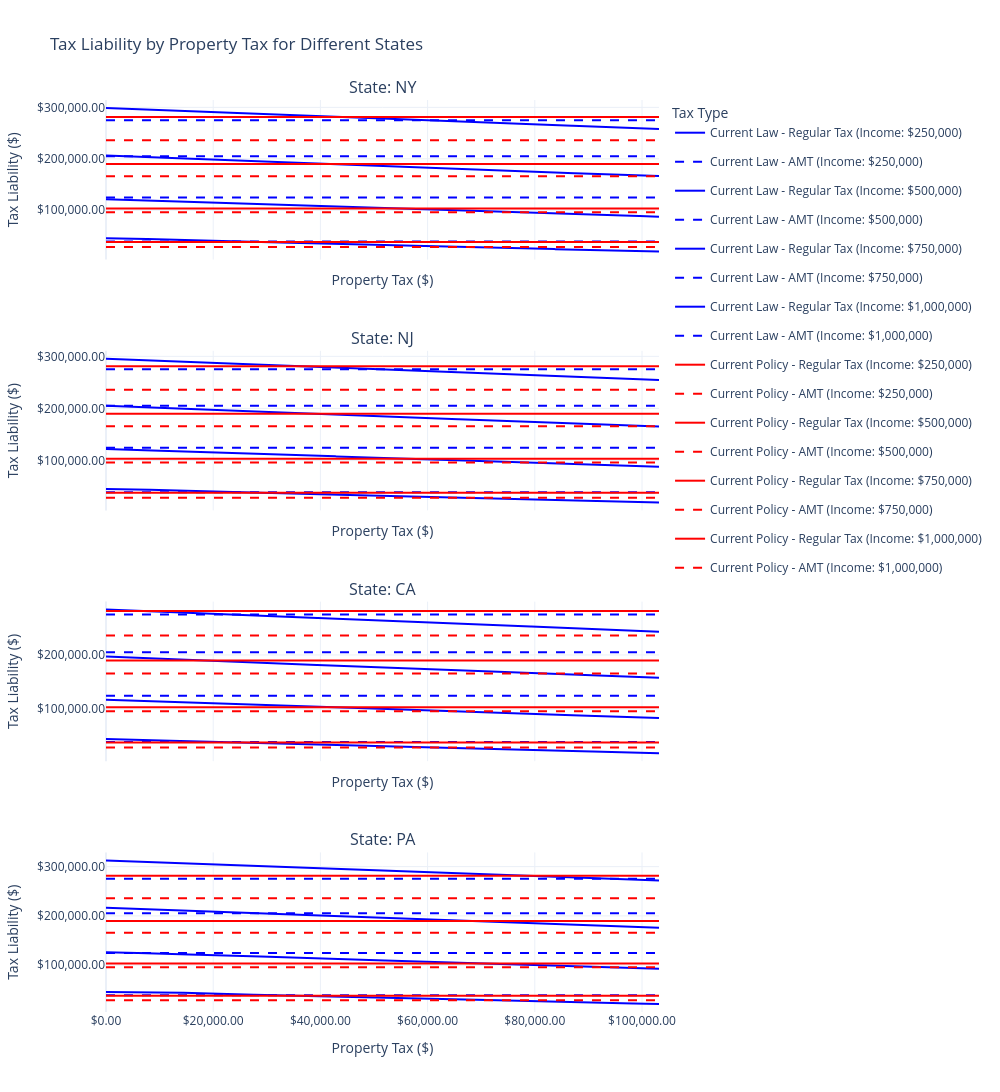

The code cell stored with this chart in its notebook:
### Code cell
import matplotlib.pyplot as plt
import seaborn as sns
import pandas as pd
import numpy as np
from matplotlib.ticker import StrMethodFormatter
import plotly.express as px
import plotly.graph_objects as go
from plotly.subplots import make_subplots

# Assuming your DataFrame is already created and called effective_cap_df
# Let's create a plot for each state

# Get unique states
states = effective_cap_df['state'].unique()

# Create interactive Plotly visualization
fig = make_subplots(rows=len(states), cols=1, 
                    subplot_titles=[f"State: {state}" for state in states],
                    vertical_spacing=0.1,
                    shared_xaxes=True)

# Colors for different policies
colors = {'Current Law': 'blue', 'Current Policy': 'red'}

# For each state, create a plot
for i, state in enumerate(states):
    state_data = effective_cap_df[effective_cap_df['state'] == state]
    
    # Group by policy and income to get different lines
    for policy in state_data['policy'].unique():
        for income in state_data['income'].unique():
            filter_data = state_data[(state_data['policy'] == policy) & 
                                    (state_data['income'] == income)]
            
            # Sort by property tax to ensure lines are connected properly
            filter_data = filter_data.sort_values('property_tax')
            
            # Add regular tax line
            fig.add_trace(
                go.Scatter(
                    x=filter_data['property_tax'],
                    y=filter_data['regular_tax'],
                    mode='lines',
                    name=f"{policy} - Regular Tax (Income: ${income:,})",
                    line=dict(color=colors[policy]),
                    hovertemplate="<b>%{fullData.name}</b><br>" +
                                 "Property Tax: $%{x:,.2f}<br>" +
                                 "Regular Tax: $%{y:,.2f}<br>" +
                                 "SALT Deduction: $%{customdata[0]:,.2f}<br>" +
                                 "Sales Tax: $%{customdata[1]:,.2f}<br>",
                    customdata=np.stack((filter_data['salt_deduction'], 
                                        filter_data['sales_tax']), axis=1),
                    legendgroup=f"{policy}-{income}-regular",
                    showlegend=i==0  # Only show in legend for first state
                ),
                row=i+1, col=1
            )
            
            # Add AMT line
            fig.add_trace(
                go.Scatter(
                    x=filter_data['property_tax'],
                    y=filter_data['amt'],
                    mode='lines',
                    name=f"{policy} - AMT (Income: ${income:,})",
                    line=dict(color=colors[policy], dash='dash'),
                    hovertemplate="<b>%{fullData.name}</b><br>" +
                                 "Property Tax: $%{x:,.2f}<br>" +
                                 "AMT: $%{y:,.2f}<br>" +
                                 "SALT Deduction: $%{customdata[0]:,.2f}<br>" +
                                 "Sales Tax: $%{customdata[1]:,.2f}<br>",
                    customdata=np.stack((filter_data['salt_deduction'], 
                                        filter_data['sales_tax']), axis=1),
                    legendgroup=f"{policy}-{income}-amt",
                    showlegend=i==0  # Only show in legend for first state
                ),
                row=i+1, col=1
            )

# Update layout
fig.update_layout(
    height=300*len(states),
    width=1000,
    title_text="Tax Liability by Property Tax for Different States",
    legend_title="Tax Type",
    template="plotly_white",
    hovermode="closest"
)

# Update axes
fig.update_xaxes(title_text="Property Tax ($)", tickprefix="$", tickformat=",.2f")
fig.update_yaxes(title_text="Tax Liability ($)", tickprefix="$", tickformat=",.2f")

# Show figure
fig.show()

### Figure 1 — Plotly figure (JSON) as saved in the notebook; plotly's stock layout.template omitted (floating-point values rounded to 4 significant figures; data arrays with more than 128 entries replaced by an {"elided": "..."} marker saying what was removed)
{"data": [{"customdata": {"elided": "1001x2 float values"}, "hovertemplate": "<b>%{fullData.name}</b><br>Property Tax: $%{x:,.2f}<br>Regular Tax: $%{y:,.2f}<br>SALT Deduction: $%{customdata[0]:,.2f}<br>Sales Tax: $%{customdata[1]:,.2f}<br>", "legendgroup": "Current Law-250000-regular", "line": {"color": "blue"}, "mode": "lines", "name": "Current Law - Regular Tax (Income: $250,000)", "showlegend": true, "type": "scatter", "x": {"elided": "1001 float values"}, "xaxis": "x", "y": {"elided": "1001 float values"}, "yaxis": "y"}, {"customdata": {"elided": "1001x2 float values"}, "hovertemplate": "<b>%{fullData.name}</b><br>Property Tax: $%{x:,.2f}<br>AMT: $%{y:,.2f}<br>SALT Deduction: $%{customdata[0]:,.2f}<br>Sales Tax: $%{customdata[1]:,.2f}<br>", "legendgroup": "Current Law-250000-amt", "line": {"color": "blue", "dash": "dash"}, "mode": "lines", "name": "Current Law - AMT (Income: $250,000)", "showlegend": true, "type": "scatter", "x": {"elided": "1001 float values"}, "xaxis": "x", "y": {"elided": "1001 int values"}, "yaxis": "y"}, {"customdata": {"elided": "1001x2 float values"}, "hovertemplate": "<b>%{fullData.name}</b><br>Property Tax: $%{x:,.2f}<br>Regular Tax: $%{y:,.2f}<br>SALT Deduction: $%{customdata[0]:,.2f}<br>Sales Tax: $%{customdata[1]:,.2f}<br>", "legendgroup": "Current Law-500000-regular", "line": {"color": "blue"}, "mode": "lines", "name": "Current Law - Regular Tax (Income: $500,000)", "showlegend": true, "type": "scatter", "x": {"elided": "1001 float values"}, "xaxis": "x", "y": {"elided": "1001 float values"}, "yaxis": "y"}, {"customdata": {"elided": "1001x2 float values"}, "hovertemplate": "<b>%{fullData.name}</b><br>Property Tax: $%{x:,.2f}<br>AMT: $%{y:,.2f}<br>SALT Deduction: $%{customdata[0]:,.2f}<br>Sales Tax: $%{customdata[1]:,.2f}<br>", "legendgroup": "Current Law-500000-amt", "line": {"color": "blue", "dash": "dash"}, "mode": "lines", "name": "Current Law - AMT (Income: $500,000)", "showlegend": true, "type": "scatter", "x": {"elided": "1001 float values"}, "xaxis": "x", "y": {"elided": "1001 float values"}, "yaxis": "y"}, {"customdata": {"elided": "1001x2 float values"}, "hovertemplate": "<b>%{fullData.name}</b><br>Property Tax: $%{x:,.2f}<br>Regular Tax: $%{y:,.2f}<br>SALT Deduction: $%{customdata[0]:,.2f}<br>Sales Tax: $%{customdata[1]:,.2f}<br>", "legendgroup": "Current Law-750000-regular", "line": {"color": "blue"}, "mode": "lines", "name": "Current Law - Regular Tax (Income: $750,000)", "showlegend": true, "type": "scatter", "x": {"elided": "1001 float values"}, "xaxis": "x", "y": {"elided": "1001 float values"}, "yaxis": "y"}, {"customdata": {"elided": "1001x2 float values"}, "hovertemplate": "<b>%{fullData.name}</b><br>Property Tax: $%{x:,.2f}<br>AMT: $%{y:,.2f}<br>SALT Deduction: $%{customdata[0]:,.2f}<br>Sales Tax: $%{customdata[1]:,.2f}<br>", "legendgroup": "Current Law-750000-amt", "line": {"color": "blue", "dash": "dash"}, "mode": "lines", "name": "Current Law - AMT (Income: $750,000)", "showlegend": true, "type": "scatter", "x": {"elided": "1001 float values"}, "xaxis": "x", "y": {"elided": "1001 int values"}, "yaxis": "y"}, {"customdata": {"elided": "1001x2 float values"}, "hovertemplate": "<b>%{fullData.name}</b><br>Property Tax: $%{x:,.2f}<br>Regular Tax: $%{y:,.2f}<br>SALT Deduction: $%{customdata[0]:,.2f}<br>Sales Tax: $%{customdata[1]:,.2f}<br>", "legendgroup": "Current Law-1000000-regular", "line": {"color": "blue"}, "mode": "lines", "name": "Current Law - Regular Tax (Income: $1,000,000)", "showlegend": true, "type": "scatter", "x": {"elided": "1001 float values"}, "xaxis": "x", "y": {"elided": "1001 float values"}, "yaxis": "y"}, {"customdata": {"elided": "1001x2 float values"}, "hovertemplate": "<b>%{fullData.name}</b><br>Property Tax: $%{x:,.2f}<br>AMT: $%{y:,.2f}<br>SALT Deduction: $%{customdata[0]:,.2f}<br>Sales Tax: $%{customdata[1]:,.2f}<br>", "legendgroup": "Current Law-1000000-amt", "line": {"color": "blue", "dash": "dash"}, "mode": "lines", "name": "Current Law - AMT (Income: $1,000,000)", "showlegend": true, "type": "scatter", "x": {"elided": "1001 float values"}, "xaxis": "x", "y": {"elided": "1001 int values"}, "yaxis": "y"}, {"customdata": {"elided": "1001x2 float values"}, "hovertemplate": "<b>%{fullData.name}</b><br>Property Tax: $%{x:,.2f}<br>Regular Tax: $%{y:,.2f}<br>SALT Deduction: $%{customdata[0]:,.2f}<br>Sales Tax: $%{customdata[1]:,.2f}<br>", "legendgroup": "Current Policy-250000-regular", "line": {"color": "red"}, "mode": "lines", "name": "Current Policy - Regular Tax (Income: $250,000)", "showlegend": true, "type": "scatter", "x": {"elided": "1001 float values"}, "xaxis": "x", "y": {"elided": "1001 int values"}, "yaxis": "y"}, {"customdata": {"elided": "1001x2 float values"}, "hovertemplate": "<b>%{fullData.name}</b><br>Property Tax: $%{x:,.2f}<br>AMT: $%{y:,.2f}<br>SALT Deduction: $%{customdata[0]:,.2f}<br>Sales Tax: $%{customdata[1]:,.2f}<br>", "legendgroup": "Current Policy-250000-amt", "line": {"color": "red", "dash": "dash"}, "mode": "lines", "name": "Current Policy - AMT (Income: $250,000)", "showlegend": true, "type": "scatter", "x": {"elided": "1001 float values"}, "xaxis": "x", "y": {"elided": "1001 int values"}, "yaxis": "y"}, {"customdata": {"elided": "1001x2 float values"}, "hovertemplate": "<b>%{fullData.name}</b><br>Property Tax: $%{x:,.2f}<br>Regular Tax: $%{y:,.2f}<br>SALT Deduction: $%{customdata[0]:,.2f}<br>Sales Tax: $%{customdata[1]:,.2f}<br>", "legendgroup": "Current Policy-500000-regular", "line": {"color": "red"}, "mode": "lines", "name": "Current Policy - Regular Tax (Income: $500,000)", "showlegend": true, "type": "scatter", "x": {"elided": "1001 float values"}, "xaxis": "x", "y": {"elided": "1001 int values"}, "yaxis": "y"}, {"customdata": {"elided": "1001x2 float values"}, "hovertemplate": "<b>%{fullData.name}</b><br>Property Tax: $%{x:,.2f}<br>AMT: $%{y:,.2f}<br>SALT Deduction: $%{customdata[0]:,.2f}<br>Sales Tax: $%{customdata[1]:,.2f}<br>", "legendgroup": "Current Policy-500000-amt", "line": {"color": "red", "dash": "dash"}, "mode": "lines", "name": "Current Policy - AMT (Income: $500,000)", "showlegend": true, "type": "scatter", "x": {"elided": "1001 float values"}, "xaxis": "x", "y": {"elided": "1001 int values"}, "yaxis": "y"}, {"customdata": {"elided": "1001x2 float values"}, "hovertemplate": "<b>%{fullData.name}</b><br>Property Tax: $%{x:,.2f}<br>Regular Tax: $%{y:,.2f}<br>SALT Deduction: $%{customdata[0]:,.2f}<br>Sales Tax: $%{customdata[1]:,.2f}<br>", "legendgroup": "Current Policy-750000-regular", "line": {"color": "red"}, "mode": "lines", "name": "Current Policy - Regular Tax (Income: $750,000)", "showlegend": true, "type": "scatter", "x": {"elided": "1001 float values"}, "xaxis": "x", "y": {"elided": "1001 int values"}, "yaxis": "y"}, {"customdata": {"elided": "1001x2 float values"}, "hovertemplate": "<b>%{fullData.name}</b><br>Property Tax: $%{x:,.2f}<br>AMT: $%{y:,.2f}<br>SALT Deduction: $%{customdata[0]:,.2f}<br>Sales Tax: $%{customdata[1]:,.2f}<br>", "legendgroup": "Current Policy-750000-amt", "line": {"color": "red", "dash": "dash"}, "mode": "lines", "name": "Current Policy - AMT (Income: $750,000)", "showlegend": true, "type": "scatter", "x": {"elided": "1001 float values"}, "xaxis": "x", "y": {"elided": "1001 int values"}, "yaxis": "y"}, {"customdata": {"elided": "1001x2 float values"}, "hovertemplate": "<b>%{fullData.name}</b><br>Property Tax: $%{x:,.2f}<br>Regular Tax: $%{y:,.2f}<br>SALT Deduction: $%{customdata[0]:,.2f}<br>Sales Tax: $%{customdata[1]:,.2f}<br>", "legendgroup": "Current Policy-1000000-regular", "line": {"color": "red"}, "mode": "lines", "name": "Current Policy - Regular Tax (Income: $1,000,000)", "showlegend": true, "type": "scatter", "x": {"elided": "1001 float values"}, "xaxis": "x", "y": {"elided": "1001 float values"}, "yaxis": "y"}, {"customdata": {"elided": "1001x2 float values"}, "hovertemplate": "<b>%{fullData.name}</b><br>Property Tax: $%{x:,.2f}<br>AMT: $%{y:,.2f}<br>SALT Deduction: $%{customdata[0]:,.2f}<br>Sales Tax: $%{customdata[1]:,.2f}<br>", "legendgroup": "Current Policy-1000000-amt", "line": {"color": "red", "dash": "dash"}, "mode": "lines", "name": "Current Policy - AMT (Income: $1,000,000)", "showlegend": true, "type": "scatter", "x": {"elided": "1001 float values"}, "xaxis": "x", "y": {"elided": "1001 int values"}, "yaxis": "y"}, {"customdata": {"elided": "1001x2 float values"}, "hovertemplate": "<b>%{fullData.name}</b><br>Property Tax: $%{x:,.2f}<br>Regular Tax: $%{y:,.2f}<br>SALT Deduction: $%{customdata[0]:,.2f}<br>Sales Tax: $%{customdata[1]:,.2f}<br>", "legendgroup": "Current Law-250000-regular", "line": {"color": "blue"}, "mode": "lines", "name": "Current Law - Regular Tax (Income: $250,000)", "showlegend": false, "type": "scatter", "x": {"elided": "1001 float values"}, "xaxis": "x2", "y": {"elided": "1001 float values"}, "yaxis": "y2"}, {"customdata": {"elided": "1001x2 float values"}, "hovertemplate": "<b>%{fullData.name}</b><br>Property Tax: $%{x:,.2f}<br>AMT: $%{y:,.2f}<br>SALT Deduction: $%{customdata[0]:,.2f}<br>Sales Tax: $%{customdata[1]:,.2f}<br>", "legendgroup": "Current Law-250000-amt", "line": {"color": "blue", "dash": "dash"}, "mode": "lines", "name": "Current Law - AMT (Income: $250,000)", "showlegend": false, "type": "scatter", "x": {"elided": "1001 float values"}, "xaxis": "x2", "y": {"elided": "1001 int values"}, "yaxis": "y2"}, {"customdata": {"elided": "1001x2 float values"}, "hovertemplate": "<b>%{fullData.name}</b><br>Property Tax: $%{x:,.2f}<br>Regular Tax: $%{y:,.2f}<br>SALT Deduction: $%{customdata[0]:,.2f}<br>Sales Tax: $%{customdata[1]:,.2f}<br>", "legendgroup": "Current Law-500000-regular", "line": {"color": "blue"}, "mode": "lines", "name": "Current Law - Regular Tax (Income: $500,000)", "showlegend": false, "type": "scatter", "x": {"elided": "1001 float values"}, "xaxis": "x2", "y": {"elided": "1001 float values"}, "yaxis": "y2"}, {"customdata": {"elided": "1001x2 float values"}, "hovertemplate": "<b>%{fullData.name}</b><br>Property Tax: $%{x:,.2f}<br>AMT: $%{y:,.2f}<br>SALT Deduction: $%{customdata[0]:,.2f}<br>Sales Tax: $%{customdata[1]:,.2f}<br>", "legendgroup": "Current Law-500000-amt", "line": {"color": "blue", "dash": "dash"}, "mode": "lines", "name": "Current Law - AMT (Income: $500,000)", "showlegend": false, "type": "scatter", "x": {"elided": "1001 float values"}, "xaxis": "x2", "y": {"elided": "1001 float values"}, "yaxis": "y2"}, {"customdata": {"elided": "1001x2 float values"}, "hovertemplate": "<b>%{fullData.name}</b><br>Property Tax: $%{x:,.2f}<br>Regular Tax: $%{y:,.2f}<br>SALT Deduction: $%{customdata[0]:,.2f}<br>Sales Tax: $%{customdata[1]:,.2f}<br>", "legendgroup": "Current Law-750000-regular", "line": {"color": "blue"}, "mode": "lines", "name": "Current Law - Regular Tax (Income: $750,000)", "showlegend": false, "type": "scatter", "x": {"elided": "1001 float values"}, "xaxis": "x2", "y": {"elided": "1001 float values"}, "yaxis": "y2"}, {"customdata": {"elided": "1001x2 float values"}, "hovertemplate": "<b>%{fullData.name}</b><br>Property Tax: $%{x:,.2f}<br>AMT: $%{y:,.2f}<br>SALT Deduction: $%{customdata[0]:,.2f}<br>Sales Tax: $%{customdata[1]:,.2f}<br>", "legendgroup": "Current Law-750000-amt", "line": {"color": "blue", "dash": "dash"}, "mode": "lines", "name": "Current Law - AMT (Income: $750,000)", "showlegend": false, "type": "scatter", "x": {"elided": "1001 float values"}, "xaxis": "x2", "y": {"elided": "1001 int values"}, "yaxis": "y2"}, {"customdata": {"elided": "1001x2 float values"}, "hovertemplate": "<b>%{fullData.name}</b><br>Property Tax: $%{x:,.2f}<br>Regular Tax: $%{y:,.2f}<br>SALT Deduction: $%{customdata[0]:,.2f}<br>Sales Tax: $%{customdata[1]:,.2f}<br>", "legendgroup": "Current Law-1000000-regular", "line": {"color": "blue"}, "mode": "lines", "name": "Current Law - Regular Tax (Income: $1,000,000)", "showlegend": false, "type": "scatter", "x": {"elided": "1001 float values"}, "xaxis": "x2", "y": {"elided": "1001 float values"}, "yaxis": "y2"}, {"customdata": {"elided": "1001x2 float values"}, "hovertemplate": "<b>%{fullData.name}</b><br>Property Tax: $%{x:,.2f}<br>AMT: $%{y:,.2f}<br>SALT Deduction: $%{customdata[0]:,.2f}<br>Sales Tax: $%{customdata[1]:,.2f}<br>", "legendgroup": "Current Law-1000000-amt", "line": {"color": "blue", "dash": "dash"}, "mode": "lines", "name": "Current Law - AMT (Income: $1,000,000)", "showlegend": false, "type": "scatter", "x": {"elided": "1001 float values"}, "xaxis": "x2", "y": {"elided": "1001 int values"}, "yaxis": "y2"}, {"customdata": {"elided": "1001x2 float values"}, "hovertemplate": "<b>%{fullData.name}</b><br>Property Tax: $%{x:,.2f}<br>Regular Tax: $%{y:,.2f}<br>SALT Deduction: $%{customdata[0]:,.2f}<br>Sales Tax: $%{customdata[1]:,.2f}<br>", "legendgroup": "Current Policy-250000-regular", "line": {"color": "red"}, "mode": "lines", "name": "Current Policy - Regular Tax (Income: $250,000)", "showlegend": false, "type": "scatter", "x": {"elided": "1001 float values"}, "xaxis": "x2", "y": {"elided": "1001 int values"}, "yaxis": "y2"}, {"customdata": {"elided": "1001x2 float values"}, "hovertemplate": "<b>%{fullData.name}</b><br>Property Tax: $%{x:,.2f}<br>AMT: $%{y:,.2f}<br>SALT Deduction: $%{customdata[0]:,.2f}<br>Sales Tax: $%{customdata[1]:,.2f}<br>", "legendgroup": "Current Policy-250000-amt", "line": {"color": "red", "dash": "dash"}, "mode": "lines", "name": "Current Policy - AMT (Income: $250,000)", "showlegend": false, "type": "scatter", "x": {"elided": "1001 float values"}, "xaxis": "x2", "y": {"elided": "1001 int values"}, "yaxis": "y2"}, {"customdata": {"elided": "1001x2 float values"}, "hovertemplate": "<b>%{fullData.name}</b><br>Property Tax: $%{x:,.2f}<br>Regular Tax: $%{y:,.2f}<br>SALT Deduction: $%{customdata[0]:,.2f}<br>Sales Tax: $%{customdata[1]:,.2f}<br>", "legendgroup": "Current Policy-500000-regular", "line": {"color": "red"}, "mode": "lines", "name": "Current Policy - Regular Tax (Income: $500,000)", "showlegend": false, "type": "scatter", "x": {"elided": "1001 float values"}, "xaxis": "x2", "y": {"elided": "1001 int values"}, "yaxis": "y2"}, {"customdata": {"elided": "1001x2 float values"}, "hovertemplate": "<b>%{fullData.name}</b><br>Property Tax: $%{x:,.2f}<br>AMT: $%{y:,.2f}<br>SALT Deduction: $%{customdata[0]:,.2f}<br>Sales Tax: $%{customdata[1]:,.2f}<br>", "legendgroup": "Current Policy-500000-amt", "line": {"color": "red", "dash": "dash"}, "mode": "lines", "name": "Current Policy - AMT (Income: $500,000)", "showlegend": false, "type": "scatter", "x": {"elided": "1001 float values"}, "xaxis": "x2", "y": {"elided": "1001 int values"}, "yaxis": "y2"}, {"customdata": {"elided": "1001x2 float values"}, "hovertemplate": "<b>%{fullData.name}</b><br>Property Tax: $%{x:,.2f}<br>Regular Tax: $%{y:,.2f}<br>SALT Deduction: $%{customdata[0]:,.2f}<br>Sales Tax: $%{customdata[1]:,.2f}<br>", "legendgroup": "Current Policy-750000-regular", "line": {"color": "red"}, "mode": "lines", "name": "Current Policy - Regular Tax (Income: $750,000)", "showlegend": false, "type": "scatter", "x": {"elided": "1001 float values"}, "xaxis": "x2", "y": {"elided": "1001 int values"}, "yaxis": "y2"}, {"customdata": {"elided": "1001x2 float values"}, "hovertemplate": "<b>%{fullData.name}</b><br>Property Tax: $%{x:,.2f}<br>AMT: $%{y:,.2f}<br>SALT Deduction: $%{customdata[0]:,.2f}<br>Sales Tax: $%{customdata[1]:,.2f}<br>", "legendgroup": "Current Policy-750000-amt", "line": {"color": "red", "dash": "dash"}, "mode": "lines", "name": "Current Policy - AMT (Income: $750,000)", "showlegend": false, "type": "scatter", "x": {"elided": "1001 float values"}, "xaxis": "x2", "y": {"elided": "1001 int values"}, "yaxis": "y2"}, {"customdata": {"elided": "1001x2 float values"}, "hovertemplate": "<b>%{fullData.name}</b><br>Property Tax: $%{x:,.2f}<br>Regular Tax: $%{y:,.2f}<br>SALT Deduction: $%{customdata[0]:,.2f}<br>Sales Tax: $%{customdata[1]:,.2f}<br>", "legendgroup": "Current Policy-1000000-regular", "line": {"color": "red"}, "mode": "lines", "name": "Current Policy - Regular Tax (Income: $1,000,000)", "showlegend": false, "type": "scatter", "x": {"elided": "1001 float values"}, "xaxis": "x2", "y": {"elided": "1001 float values"}, "yaxis": "y2"}, {"customdata": {"elided": "1001x2 float values"}, "hovertemplate": "<b>%{fullData.name}</b><br>Property Tax: $%{x:,.2f}<br>AMT: $%{y:,.2f}<br>SALT Deduction: $%{customdata[0]:,.2f}<br>Sales Tax: $%{customdata[1]:,.2f}<br>", "legendgroup": "Current Policy-1000000-amt", "line": {"color": "red", "dash": "dash"}, "mode": "lines", "name": "Current Policy - AMT (Income: $1,000,000)", "showlegend": false, "type": "scatter", "x": {"elided": "1001 float values"}, "xaxis": "x2", "y": {"elided": "1001 int values"}, "yaxis": "y2"}, {"customdata": {"elided": "1001x2 float values"}, "hovertemplate": "<b>%{fullData.name}</b><br>Property Tax: $%{x:,.2f}<br>Regular Tax: $%{y:,.2f}<br>SALT Deduction: $%{customdata[0]:,.2f}<br>Sales Tax: $%{customdata[1]:,.2f}<br>", "legendgroup": "Current Law-250000-regular", "line": {"color": "blue"}, "mode": "lines", "name": "Current Law - Regular Tax (Income: $250,000)", "showlegend": false, "type": "scatter", "x": {"elided": "1001 float values"}, "xaxis": "x3", "y": {"elided": "1001 float values"}, "yaxis": "y3"}, {"customdata": {"elided": "1001x2 float values"}, "hovertemplate": "<b>%{fullData.name}</b><br>Property Tax: $%{x:,.2f}<br>AMT: $%{y:,.2f}<br>SALT Deduction: $%{customdata[0]:,.2f}<br>Sales Tax: $%{customdata[1]:,.2f}<br>", "legendgroup": "Current Law-250000-amt", "line": {"color": "blue", "dash": "dash"}, "mode": "lines", "name": "Current Law - AMT (Income: $250,000)", "showlegend": false, "type": "scatter", "x": {"elided": "1001 float values"}, "xaxis": "x3", "y": {"elided": "1001 int values"}, "yaxis": "y3"}, {"customdata": {"elided": "1001x2 float values"}, "hovertemplate": "<b>%{fullData.name}</b><br>Property Tax: $%{x:,.2f}<br>Regular Tax: $%{y:,.2f}<br>SALT Deduction: $%{customdata[0]:,.2f}<br>Sales Tax: $%{customdata[1]:,.2f}<br>", "legendgroup": "Current Law-500000-regular", "line": {"color": "blue"}, "mode": "lines", "name": "Current Law - Regular Tax (Income: $500,000)", "showlegend": false, "type": "scatter", "x": {"elided": "1001 float values"}, "xaxis": "x3", "y": {"elided": "1001 float values"}, "yaxis": "y3"}, {"customdata": {"elided": "1001x2 float values"}, "hovertemplate": "<b>%{fullData.name}</b><br>Property Tax: $%{x:,.2f}<br>AMT: $%{y:,.2f}<br>SALT Deduction: $%{customdata[0]:,.2f}<br>Sales Tax: $%{customdata[1]:,.2f}<br>", "legendgroup": "Current Law-500000-amt", "line": {"color": "blue", "dash": "dash"}, "mode": "lines", "name": "Current Law - AMT (Income: $500,000)", "showlegend": false, "type": "scatter", "x": {"elided": "1001 float values"}, "xaxis": "x3", "y": {"elided": "1001 float values"}, "yaxis": "y3"}, {"customdata": {"elided": "1001x2 float values"}, "hovertemplate": "<b>%{fullData.name}</b><br>Property Tax: $%{x:,.2f}<br>Regular Tax: $%{y:,.2f}<br>SALT Deduction: $%{customdata[0]:,.2f}<br>Sales Tax: $%{customdata[1]:,.2f}<br>", "legendgroup": "Current Law-750000-regular", "line": {"color": "blue"}, "mode": "lines", "name": "Current Law - Regular Tax (Income: $750,000)", "showlegend": false, "type": "scatter", "x": {"elided": "1001 float values"}, "xaxis": "x3", "y": {"elided": "1001 float values"}, "yaxis": "y3"}, {"customdata": {"elided": "1001x2 float values"}, "hovertemplate": "<b>%{fullData.name}</b><br>Property Tax: $%{x:,.2f}<br>AMT: $%{y:,.2f}<br>SALT Deduction: $%{customdata[0]:,.2f}<br>Sales Tax: $%{customdata[1]:,.2f}<br>", "legendgroup": "Current Law-750000-amt", "line": {"color": "blue", "dash": "dash"}, "mode": "lines", "name": "Current Law - AMT (Income: $750,000)", "showlegend": false, "type": "scatter", "x": {"elided": "1001 float values"}, "xaxis": "x3", "y": {"elided": "1001 int values"}, "yaxis": "y3"}, {"customdata": {"elided": "1001x2 float values"}, "hovertemplate": "<b>%{fullData.name}</b><br>Property Tax: $%{x:,.2f}<br>Regular Tax: $%{y:,.2f}<br>SALT Deduction: $%{customdata[0]:,.2f}<br>Sales Tax: $%{customdata[1]:,.2f}<br>", "legendgroup": "Current Law-1000000-regular", "line": {"color": "blue"}, "mode": "lines", "name": "Current Law - Regular Tax (Income: $1,000,000)", "showlegend": false, "type": "scatter", "x": {"elided": "1001 float values"}, "xaxis": "x3", "y": {"elided": "1001 float values"}, "yaxis": "y3"}, {"customdata": {"elided": "1001x2 float values"}, "hovertemplate": "<b>%{fullData.name}</b><br>Property Tax: $%{x:,.2f}<br>AMT: $%{y:,.2f}<br>SALT Deduction: $%{customdata[0]:,.2f}<br>Sales Tax: $%{customdata[1]:,.2f}<br>", "legendgroup": "Current Law-1000000-amt", "line": {"color": "blue", "dash": "dash"}, "mode": "lines", "name": "Current Law - AMT (Income: $1,000,000)", "showlegend": false, "type": "scatter", "x": {"elided": "1001 float values"}, "xaxis": "x3", "y": {"elided": "1001 int values"}, "yaxis": "y3"}, {"customdata": {"elided": "1001x2 float values"}, "hovertemplate": "<b>%{fullData.name}</b><br>Property Tax: $%{x:,.2f}<br>Regular Tax: $%{y:,.2f}<br>SALT Deduction: $%{customdata[0]:,.2f}<br>Sales Tax: $%{customdata[1]:,.2f}<br>", "legendgroup": "Current Policy-250000-regular", "line": {"color": "red"}, "mode": "lines", "name": "Current Policy - Regular Tax (Income: $250,000)", "showlegend": false, "type": "scatter", "x": {"elided": "1001 float values"}, "xaxis": "x3", "y": {"elided": "1001 int values"}, "yaxis": "y3"}, {"customdata": {"elided": "1001x2 float values"}, "hovertemplate": "<b>%{fullData.name}</b><br>Property Tax: $%{x:,.2f}<br>AMT: $%{y:,.2f}<br>SALT Deduction: $%{customdata[0]:,.2f}<br>Sales Tax: $%{customdata[1]:,.2f}<br>", "legendgroup": "Current Policy-250000-amt", "line": {"color": "red", "dash": "dash"}, "mode": "lines", "name": "Current Policy - AMT (Income: $250,000)", "showlegend": false, "type": "scatter", "x": {"elided": "1001 float values"}, "xaxis": "x3", "y": {"elided": "1001 int values"}, "yaxis": "y3"}, {"customdata": {"elided": "1001x2 float values"}, "hovertemplate": "<b>%{fullData.name}</b><br>Property Tax: $%{x:,.2f}<br>Regular Tax: $%{y:,.2f}<br>SALT Deduction: $%{customdata[0]:,.2f}<br>Sales Tax: $%{customdata[1]:,.2f}<br>", "legendgroup": "Current Policy-500000-regular", "line": {"color": "red"}, "mode": "lines", "name": "Current Policy - Regular Tax (Income: $500,000)", "showlegend": false, "type": "scatter", "x": {"elided": "1001 float values"}, "xaxis": "x3", "y": {"elided": "1001 int values"}, "yaxis": "y3"}, {"customdata": {"elided": "1001x2 float values"}, "hovertemplate": "<b>%{fullData.name}</b><br>Property Tax: $%{x:,.2f}<br>AMT: $%{y:,.2f}<br>SALT Deduction: $%{customdata[0]:,.2f}<br>Sales Tax: $%{customdata[1]:,.2f}<br>", "legendgroup": "Current Policy-500000-amt", "line": {"color": "red", "dash": "dash"}, "mode": "lines", "name": "Current Policy - AMT (Income: $500,000)", "showlegend": false, "type": "scatter", "x": {"elided": "1001 float values"}, "xaxis": "x3", "y": {"elided": "1001 int values"}, "yaxis": "y3"}, {"customdata": {"elided": "1001x2 float values"}, "hovertemplate": "<b>%{fullData.name}</b><br>Property Tax: $%{x:,.2f}<br>Regular Tax: $%{y:,.2f}<br>SALT Deduction: $%{customdata[0]:,.2f}<br>Sales Tax: $%{customdata[1]:,.2f}<br>", "legendgroup": "Current Policy-750000-regular", "line": {"color": "red"}, "mode": "lines", "name": "Current Policy - Regular Tax (Income: $750,000)", "showlegend": false, "type": "scatter", "x": {"elided": "1001 float values"}, "xaxis": "x3", "y": {"elided": "1001 int values"}, "yaxis": "y3"}, {"customdata": {"elided": "1001x2 float values"}, "hovertemplate": "<b>%{fullData.name}</b><br>Property Tax: $%{x:,.2f}<br>AMT: $%{y:,.2f}<br>SALT Deduction: $%{customdata[0]:,.2f}<br>Sales Tax: $%{customdata[1]:,.2f}<br>", "legendgroup": "Current Policy-750000-amt", "line": {"color": "red", "dash": "dash"}, "mode": "lines", "name": "Current Policy - AMT (Income: $750,000)", "showlegend": false, "type": "scatter", "x": {"elided": "1001 float values"}, "xaxis": "x3", "y": {"elided": "1001 int values"}, "yaxis": "y3"}, {"customdata": {"elided": "1001x2 float values"}, "hovertemplate": "<b>%{fullData.name}</b><br>Property Tax: $%{x:,.2f}<br>Regular Tax: $%{y:,.2f}<br>SALT Deduction: $%{customdata[0]:,.2f}<br>Sales Tax: $%{customdata[1]:,.2f}<br>", "legendgroup": "Current Policy-1000000-regular", "line": {"color": "red"}, "mode": "lines", "name": "Current Policy - Regular Tax (Income: $1,000,000)", "showlegend": false, "type": "scatter", "x": {"elided": "1001 float values"}, "xaxis": "x3", "y": {"elided": "1001 float values"}, "yaxis": "y3"}, {"customdata": {"elided": "1001x2 float values"}, "hovertemplate": "<b>%{fullData.name}</b><br>Property Tax: $%{x:,.2f}<br>AMT: $%{y:,.2f}<br>SALT Deduction: $%{customdata[0]:,.2f}<br>Sales Tax: $%{customdata[1]:,.2f}<br>", "legendgroup": "Current Policy-1000000-amt", "line": {"color": "red", "dash": "dash"}, "mode": "lines", "name": "Current Policy - AMT (Income: $1,000,000)", "showlegend": false, "type": "scatter", "x": {"elided": "1001 float values"}, "xaxis": "x3", "y": {"elided": "1001 int values"}, "yaxis": "y3"}, {"customdata": {"elided": "1001x2 float values"}, "hovertemplate": "<b>%{fullData.name}</b><br>Property Tax: $%{x:,.2f}<br>Regular Tax: $%{y:,.2f}<br>SALT Deduction: $%{customdata[0]:,.2f}<br>Sales Tax: $%{customdata[1]:,.2f}<br>", "legendgroup": "Current Law-250000-regular", "line": {"color": "blue"}, "mode": "lines", "name": "Current Law - Regular Tax (Income: $250,000)", "showlegend": false, "type": "scatter", "x": {"elided": "1001 float values"}, "xaxis": "x4", "y": {"elided": "1001 float values"}, "yaxis": "y4"}, {"customdata": {"elided": "1001x2 float values"}, "hovertemplate": "<b>%{fullData.name}</b><br>Property Tax: $%{x:,.2f}<br>AMT: $%{y:,.2f}<br>SALT Deduction: $%{customdata[0]:,.2f}<br>Sales Tax: $%{customdata[1]:,.2f}<br>", "legendgroup": "Current Law-250000-amt", "line": {"color": "blue", "dash": "dash"}, "mode": "lines", "name": "Current Law - AMT (Income: $250,000)", "showlegend": false, "type": "scatter", "x": {"elided": "1001 float values"}, "xaxis": "x4", "y": {"elided": "1001 int values"}, "yaxis": "y4"}, {"customdata": {"elided": "1001x2 float values"}, "hovertemplate": "<b>%{fullData.name}</b><br>Property Tax: $%{x:,.2f}<br>Regular Tax: $%{y:,.2f}<br>SALT Deduction: $%{customdata[0]:,.2f}<br>Sales Tax: $%{customdata[1]:,.2f}<br>", "legendgroup": "Current Law-500000-regular", "line": {"color": "blue"}, "mode": "lines", "name": "Current Law - Regular Tax (Income: $500,000)", "showlegend": false, "type": "scatter", "x": {"elided": "1001 float values"}, "xaxis": "x4", "y": {"elided": "1001 float values"}, "yaxis": "y4"}, {"customdata": {"elided": "1001x2 float values"}, "hovertemplate": "<b>%{fullData.name}</b><br>Property Tax: $%{x:,.2f}<br>AMT: $%{y:,.2f}<br>SALT Deduction: $%{customdata[0]:,.2f}<br>Sales Tax: $%{customdata[1]:,.2f}<br>", "legendgroup": "Current Law-500000-amt", "line": {"color": "blue", "dash": "dash"}, "mode": "lines", "name": "Current Law - AMT (Income: $500,000)", "showlegend": false, "type": "scatter", "x": {"elided": "1001 float values"}, "xaxis": "x4", "y": {"elided": "1001 float values"}, "yaxis": "y4"}, {"customdata": {"elided": "1001x2 float values"}, "hovertemplate": "<b>%{fullData.name}</b><br>Property Tax: $%{x:,.2f}<br>Regular Tax: $%{y:,.2f}<br>SALT Deduction: $%{customdata[0]:,.2f}<br>Sales Tax: $%{customdata[1]:,.2f}<br>", "legendgroup": "Current Law-750000-regular", "line": {"color": "blue"}, "mode": "lines", "name": "Current Law - Regular Tax (Income: $750,000)", "showlegend": false, "type": "scatter", "x": {"elided": "1001 float values"}, "xaxis": "x4", "y": {"elided": "1001 float values"}, "yaxis": "y4"}, {"customdata": {"elided": "1001x2 float values"}, "hovertemplate": "<b>%{fullData.name}</b><br>Property Tax: $%{x:,.2f}<br>AMT: $%{y:,.2f}<br>SALT Deduction: $%{customdata[0]:,.2f}<br>Sales Tax: $%{customdata[1]:,.2f}<br>", "legendgroup": "Current Law-750000-amt", "line": {"color": "blue", "dash": "dash"}, "mode": "lines", "name": "Current Law - AMT (Income: $750,000)", "showlegend": false, "type": "scatter", "x": {"elided": "1001 float values"}, "xaxis": "x4", "y": {"elided": "1001 int values"}, "yaxis": "y4"}, {"customdata": {"elided": "1001x2 float values"}, "hovertemplate": "<b>%{fullData.name}</b><br>Property Tax: $%{x:,.2f}<br>Regular Tax: $%{y:,.2f}<br>SALT Deduction: $%{customdata[0]:,.2f}<br>Sales Tax: $%{customdata[1]:,.2f}<br>", "legendgroup": "Current Law-1000000-regular", "line": {"color": "blue"}, "mode": "lines", "name": "Current Law - Regular Tax (Income: $1,000,000)", "showlegend": false, "type": "scatter", "x": {"elided": "1001 float values"}, "xaxis": "x4", "y": {"elided": "1001 float values"}, "yaxis": "y4"}, {"customdata": {"elided": "1001x2 float values"}, "hovertemplate": "<b>%{fullData.name}</b><br>Property Tax: $%{x:,.2f}<br>AMT: $%{y:,.2f}<br>SALT Deduction: $%{customdata[0]:,.2f}<br>Sales Tax: $%{customdata[1]:,.2f}<br>", "legendgroup": "Current Law-1000000-amt", "line": {"color": "blue", "dash": "dash"}, "mode": "lines", "name": "Current Law - AMT (Income: $1,000,000)", "showlegend": false, "type": "scatter", "x": {"elided": "1001 float values"}, "xaxis": "x4", "y": {"elided": "1001 int values"}, "yaxis": "y4"}, {"customdata": {"elided": "1001x2 float values"}, "hovertemplate": "<b>%{fullData.name}</b><br>Property Tax: $%{x:,.2f}<br>Regular Tax: $%{y:,.2f}<br>SALT Deduction: $%{customdata[0]:,.2f}<br>Sales Tax: $%{customdata[1]:,.2f}<br>", "legendgroup": "Current Policy-250000-regular", "line": {"color": "red"}, "mode": "lines", "name": "Current Policy - Regular Tax (Income: $250,000)", "showlegend": false, "type": "scatter", "x": {"elided": "1001 float values"}, "xaxis": "x4", "y": {"elided": "1001 int values"}, "yaxis": "y4"}, {"customdata": {"elided": "1001x2 float values"}, "hovertemplate": "<b>%{fullData.name}</b><br>Property Tax: $%{x:,.2f}<br>AMT: $%{y:,.2f}<br>SALT Deduction: $%{customdata[0]:,.2f}<br>Sales Tax: $%{customdata[1]:,.2f}<br>", "legendgroup": "Current Policy-250000-amt", "line": {"color": "red", "dash": "dash"}, "mode": "lines", "name": "Current Policy - AMT (Income: $250,000)", "showlegend": false, "type": "scatter", "x": {"elided": "1001 float values"}, "xaxis": "x4", "y": {"elided": "1001 int values"}, "yaxis": "y4"}, {"customdata": {"elided": "1001x2 float values"}, "hovertemplate": "<b>%{fullData.name}</b><br>Property Tax: $%{x:,.2f}<br>Regular Tax: $%{y:,.2f}<br>SALT Deduction: $%{customdata[0]:,.2f}<br>Sales Tax: $%{customdata[1]:,.2f}<br>", "legendgroup": "Current Policy-500000-regular", "line": {"color": "red"}, "mode": "lines", "name": "Current Policy - Regular Tax (Income: $500,000)", "showlegend": false, "type": "scatter", "x": {"elided": "1001 float values"}, "xaxis": "x4", "y": {"elided": "1001 int values"}, "yaxis": "y4"}, {"customdata": {"elided": "1001x2 float values"}, "hovertemplate": "<b>%{fullData.name}</b><br>Property Tax: $%{x:,.2f}<br>AMT: $%{y:,.2f}<br>SALT Deduction: $%{customdata[0]:,.2f}<br>Sales Tax: $%{customdata[1]:,.2f}<br>", "legendgroup": "Current Policy-500000-amt", "line": {"color": "red", "dash": "dash"}, "mode": "lines", "name": "Current Policy - AMT (Income: $500,000)", "showlegend": false, "type": "scatter", "x": {"elided": "1001 float values"}, "xaxis": "x4", "y": {"elided": "1001 int values"}, "yaxis": "y4"}, {"customdata": {"elided": "1001x2 float values"}, "hovertemplate": "<b>%{fullData.name}</b><br>Property Tax: $%{x:,.2f}<br>Regular Tax: $%{y:,.2f}<br>SALT Deduction: $%{customdata[0]:,.2f}<br>Sales Tax: $%{customdata[1]:,.2f}<br>", "legendgroup": "Current Policy-750000-regular", "line": {"color": "red"}, "mode": "lines", "name": "Current Policy - Regular Tax (Income: $750,000)", "showlegend": false, "type": "scatter", "x": {"elided": "1001 float values"}, "xaxis": "x4", "y": {"elided": "1001 int values"}, "yaxis": "y4"}, {"customdata": {"elided": "1001x2 float values"}, "hovertemplate": "<b>%{fullData.name}</b><br>Property Tax: $%{x:,.2f}<br>AMT: $%{y:,.2f}<br>SALT Deduction: $%{customdata[0]:,.2f}<br>Sales Tax: $%{customdata[1]:,.2f}<br>", "legendgroup": "Current Policy-750000-amt", "line": {"color": "red", "dash": "dash"}, "mode": "lines", "name": "Current Policy - AMT (Income: $750,000)", "showlegend": false, "type": "scatter", "x": {"elided": "1001 float values"}, "xaxis": "x4", "y": {"elided": "1001 int values"}, "yaxis": "y4"}, {"customdata": {"elided": "1001x2 float values"}, "hovertemplate": "<b>%{fullData.name}</b><br>Property Tax: $%{x:,.2f}<br>Regular Tax: $%{y:,.2f}<br>SALT Deduction: $%{customdata[0]:,.2f}<br>Sales Tax: $%{customdata[1]:,.2f}<br>", "legendgroup": "Current Policy-1000000-regular", "line": {"color": "red"}, "mode": "lines", "name": "Current Policy - Regular Tax (Income: $1,000,000)", "showlegend": false, "type": "scatter", "x": {"elided": "1001 float values"}, "xaxis": "x4", "y": {"elided": "1001 float values"}, "yaxis": "y4"}, {"customdata": {"elided": "1001x2 float values"}, "hovertemplate": "<b>%{fullData.name}</b><br>Property Tax: $%{x:,.2f}<br>AMT: $%{y:,.2f}<br>SALT Deduction: $%{customdata[0]:,.2f}<br>Sales Tax: $%{customdata[1]:,.2f}<br>", "legendgroup": "Current Policy-1000000-amt", "line": {"color": "red", "dash": "dash"}, "mode": "lines", "name": "Current Policy - AMT (Income: $1,000,000)", "showlegend": false, "type": "scatter", "x": {"elided": "1001 float values"}, "xaxis": "x4", "y": {"elided": "1001 int values"}, "yaxis": "y4"}], "layout": {"annotations": [{"font": {"size": 16}, "showarrow": false, "text": "State: NY", "x": 0.5, "xanchor": "center", "xref": "paper", "y": 1, "yanchor": "bottom", "yref": "paper"}, {"font": {"size": 16}, "showarrow": false, "text": "State: NJ", "x": 0.5, "xanchor": "center", "xref": "paper", "y": 0.725, "yanchor": "bottom", "yref": "paper"}, {"font": {"size": 16}, "showarrow": false, "text": "State: CA", "x": 0.5, "xanchor": "center", "xref": "paper", "y": 0.45, "yanchor": "bottom", "yref": "paper"}, {"font": {"size": 16}, "showarrow": false, "text": "State: PA", "x": 0.5, "xanchor": "center", "xref": "paper", "y": 0.175, "yanchor": "bottom", "yref": "paper"}], "height": 1200, "hovermode": "closest", "legend": {"title": {"text": "Tax Type"}}, "title": {"text": "Tax Liability by Property Tax for Different States"}, "width": 1000, "xaxis": {"anchor": "y", "domain": [0, 1], "matches": "x4", "showticklabels": false, "tickformat": ",.2f", "tickprefix": "$", "title": {"text": "Property Tax ($)"}}, "xaxis2": {"anchor": "y2", "domain": [0, 1], "matches": "x4", "showticklabels": false, "tickformat": ",.2f", "tickprefix": "$", "title": {"text": "Property Tax ($)"}}, "xaxis3": {"anchor": "y3", "domain": [0, 1], "matches": "x4", "showticklabels": false, "tickformat": ",.2f", "tickprefix": "$", "title": {"text": "Property Tax ($)"}}, "xaxis4": {"anchor": "y4", "domain": [0, 1], "tickformat": ",.2f", "tickprefix": "$", "title": {"text": "Property Tax ($)"}}, "yaxis": {"anchor": "x", "domain": [0.825, 1], "tickformat": ",.2f", "tickprefix": "$", "title": {"text": "Tax Liability ($)"}}, "yaxis2": {"anchor": "x2", "domain": [0.55, 0.725], "tickformat": ",.2f", "tickprefix": "$", "title": {"text": "Tax Liability ($)"}}, "yaxis3": {"anchor": "x3", "domain": [0.275, 0.45], "tickformat": ",.2f", "tickprefix": "$", "title": {"text": "Tax Liability ($)"}}, "yaxis4": {"anchor": "x4", "domain": [0, 0.175], "tickformat": ",.2f", "tickprefix": "$", "title": {"text": "Tax Liability ($)"}}}}
